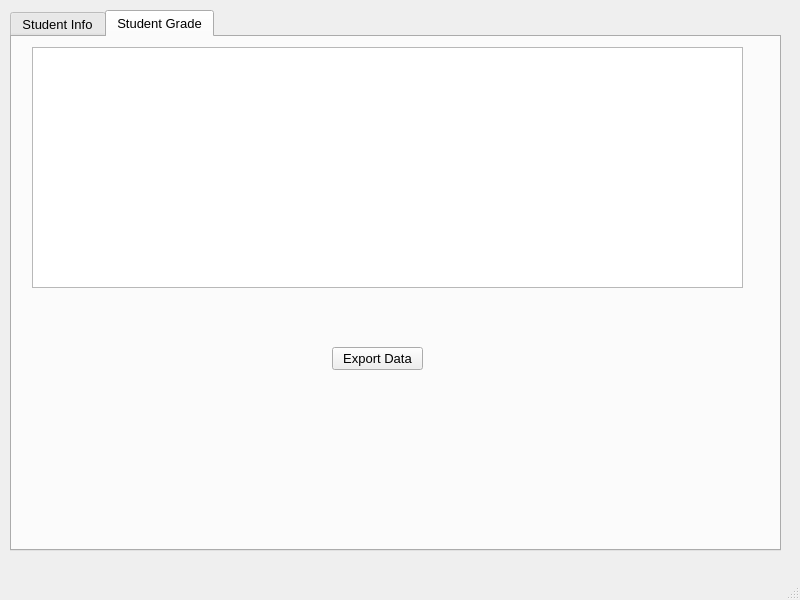
<?xml version="1.0" encoding="UTF-8"?>
<ui version="4.0">
 <class>studentGradeManagementApplication</class>
 <widget class="QMainWindow" name="studentGradeManagementApplication">
  <property name="geometry">
   <rect>
    <x>0</x>
    <y>0</y>
    <width>800</width>
    <height>600</height>
   </rect>
  </property>
  <property name="font">
   <font>
    <family>Arial</family>
    <pointsize>10</pointsize>
   </font>
  </property>
  <property name="windowTitle">
   <string>Student grade Management Application</string>
  </property>
  <widget class="QWidget" name="centralwidget">
   <widget class="QTabWidget" name="tabWidget">
    <property name="geometry">
     <rect>
      <x>10</x>
      <y>10</y>
      <width>771</width>
      <height>541</height>
     </rect>
    </property>
    <property name="currentIndex">
     <number>1</number>
    </property>
    <widget class="QWidget" name="tab">
     <attribute name="title">
      <string>Student Info</string>
     </attribute>
     <widget class="QLabel" name="lblStudentId">
      <property name="geometry">
       <rect>
        <x>10</x>
        <y>30</y>
        <width>151</width>
        <height>16</height>
       </rect>
      </property>
      <property name="text">
       <string>Enter Student ID:</string>
      </property>
     </widget>
     <widget class="QLabel" name="lblStudentName">
      <property name="geometry">
       <rect>
        <x>10</x>
        <y>70</y>
        <width>151</width>
        <height>16</height>
       </rect>
      </property>
      <property name="text">
       <string>Enter Student Name:</string>
      </property>
     </widget>
     <widget class="QLabel" name="lblStudentScore">
      <property name="geometry">
       <rect>
        <x>10</x>
        <y>110</y>
        <width>151</width>
        <height>16</height>
       </rect>
      </property>
      <property name="text">
       <string>Enter Student Score:</string>
      </property>
     </widget>
     <widget class="QLineEdit" name="txtId">
      <property name="geometry">
       <rect>
        <x>180</x>
        <y>30</y>
        <width>113</width>
        <height>20</height>
       </rect>
      </property>
     </widget>
     <widget class="QLineEdit" name="txtName">
      <property name="geometry">
       <rect>
        <x>180</x>
        <y>70</y>
        <width>113</width>
        <height>20</height>
       </rect>
      </property>
     </widget>
     <widget class="QLineEdit" name="txtScore">
      <property name="geometry">
       <rect>
        <x>180</x>
        <y>110</y>
        <width>113</width>
        <height>20</height>
       </rect>
      </property>
     </widget>
     <widget class="QPushButton" name="btnInsert">
      <property name="geometry">
       <rect>
        <x>10</x>
        <y>170</y>
        <width>111</width>
        <height>23</height>
       </rect>
      </property>
      <property name="text">
       <string>Insert Data</string>
      </property>
     </widget>
     <widget class="QPushButton" name="btnDisplay">
      <property name="geometry">
       <rect>
        <x>160</x>
        <y>170</y>
        <width>111</width>
        <height>23</height>
       </rect>
      </property>
      <property name="text">
       <string>Display Data</string>
      </property>
     </widget>
     <widget class="QTableWidget" name="tblStudentData">
      <property name="geometry">
       <rect>
        <x>20</x>
        <y>270</y>
        <width>256</width>
        <height>192</height>
       </rect>
      </property>
     </widget>
     <widget class="QLabel" name="lblStudentData">
      <property name="geometry">
       <rect>
        <x>100</x>
        <y>240</y>
        <width>81</width>
        <height>16</height>
       </rect>
      </property>
      <property name="text">
       <string>Student Data</string>
      </property>
     </widget>
    </widget>
    <widget class="QWidget" name="tab_2">
     <attribute name="title">
      <string>Student Grade</string>
     </attribute>
     <widget class="QListWidget" name="listStudentData">
      <property name="geometry">
       <rect>
        <x>20</x>
        <y>10</y>
        <width>711</width>
        <height>241</height>
       </rect>
      </property>
     </widget>
     <widget class="QPushButton" name="btnExport">
      <property name="geometry">
       <rect>
        <x>320</x>
        <y>310</y>
        <width>91</width>
        <height>23</height>
       </rect>
      </property>
      <property name="text">
       <string>Export Data</string>
      </property>
     </widget>
    </widget>
   </widget>
  </widget>
  <widget class="QMenuBar" name="menubar">
   <property name="geometry">
    <rect>
     <x>0</x>
     <y>0</y>
     <width>800</width>
     <height>22</height>
    </rect>
   </property>
  </widget>
  <widget class="QStatusBar" name="statusbar"/>
 </widget>
 <resources/>
 <connections/>
</ui>
